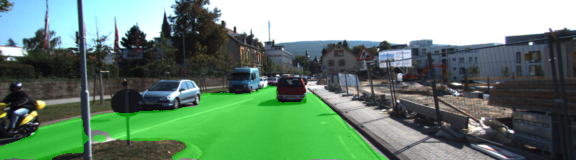
#> input picture runs/kitti_epoch_100_batch_28_keep_0_5_larn_rate_0_0009_augmented_github/um_000010.png, 576 x 160 px
$ python -i augment_images.py   (imports and definitions only)
#> lines starting #> are read from the running program, lines starting #| are printed output that depends on the picture
import random
from scipy import ndarray
import skimage as sk
from skimage import transform
from skimage import util
import numpy as np
import cv2

# [48 lines left out: functions center_crop_image, center_crop_image2, random_rotation, not called in this run]

def random_noise(image_array: ndarray):
    # add random noise to the image
    return sk.util.random_noise(image_array)

# [31 lines left out: functions horizontal_flip, random_scale, not called in this run]

def blur(image, k=7):
  image = cv2.GaussianBlur(image, (k, k), 0)
  return image


def change_illumination(image, sat_limit=(-12, 12), val_limit=(-30, 30)):
#> called with sat_limit = (-12, 12), val_limit = (-30, 30)
  image = cv2.cvtColor(image, cv2.COLOR_RGB2HSV)
#> image: shape (160, 576, 3); mean H, S, V 66.1, 66, 139.2
  h, s, v = cv2.split(image)
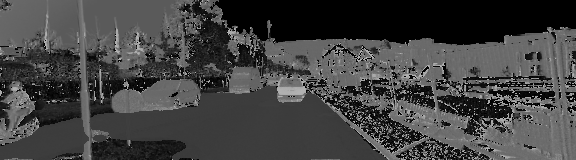
#> h: shape (160, 576); min 0, max 179, mean 66.1
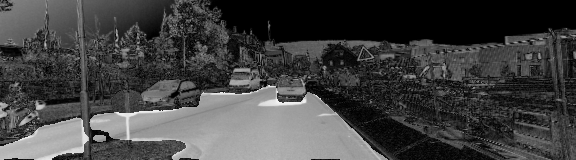
#> s: shape (160, 576); min 0, max 242, mean 66
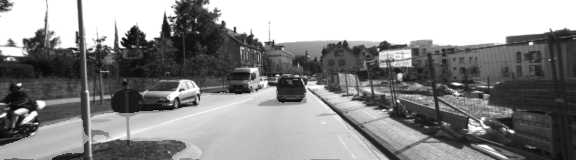
#> v: shape (160, 576); min 8, max 255, mean 139.2
  sat_shift = np.random.uniform(sat_limit[0], sat_limit[1])
  s = cv2.add(s, sat_shift)
  value_shift = np.random.uniform(val_limit[0], val_limit[1])
  v = cv2.add(v, value_shift)
  image = np.dstack((h, s, v))
#> image: shape (160, 576, 3); mean H, S, V 66.1, 67, 149.4
  image = cv2.cvtColor(image, cv2.COLOR_HSV2RGB)
  return image

# [27 lines left out: functions distort_image, augment_image, not called in this run]

>>> import cv2
>>> picture = cv2.cvtColor(cv2.imread('runs/kitti_epoch_100_batch_28_keep_0_5_larn_rate_0_0009_augmented_github/um_000010.png'), cv2.COLOR_BGR2RGB)
>>> result = change_illumination(picture)

$ run again, on runs/kitti_epoch_100_batch_28_keep_0_5_larn_rate_0_0009_augmented_github/umm_000001.png
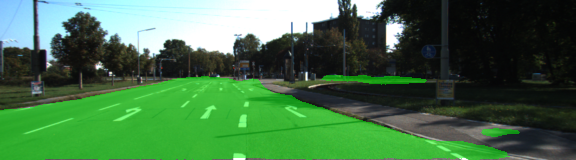
#> input picture runs/kitti_epoch_100_batch_28_keep_0_5_larn_rate_0_0009_augmented_github/umm_000001.png, 576 x 160 px
#> in change_illumination, `h, s, v = cv2.split(image)`:
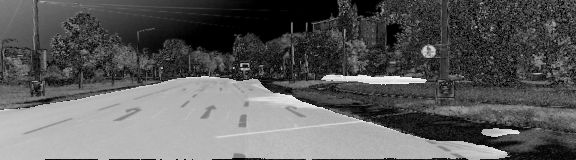
#> s: shape (160, 576); min 0, max 245, mean 93.6
#> in change_illumination, `h, s, v = cv2.split(image)`:
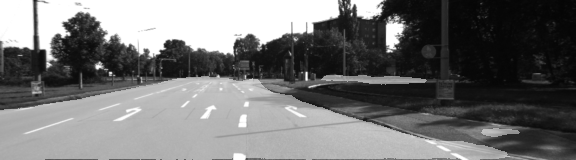
#> v: shape (160, 576); min 5, max 255, mean 114.4
